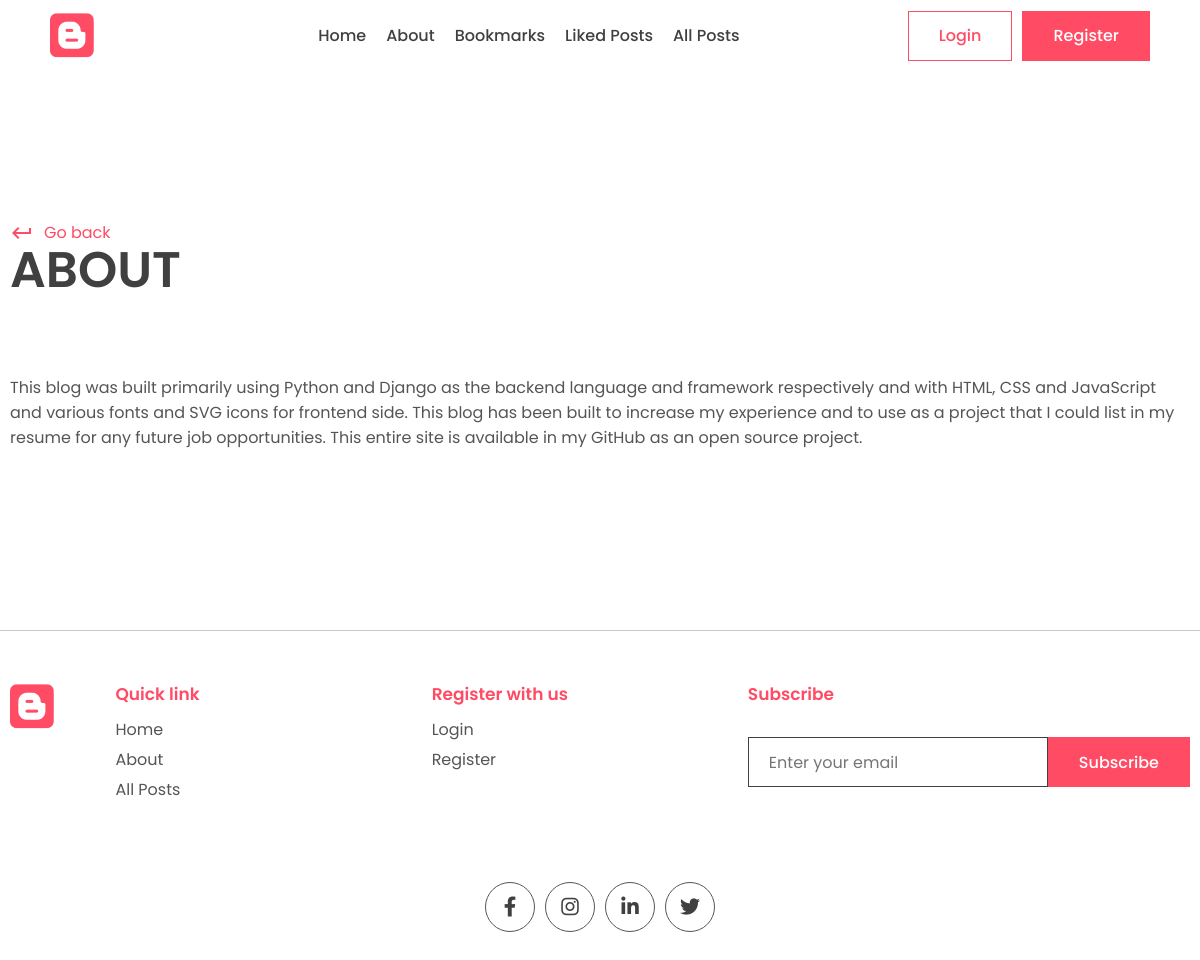
Page /about/ on the earlier database version.
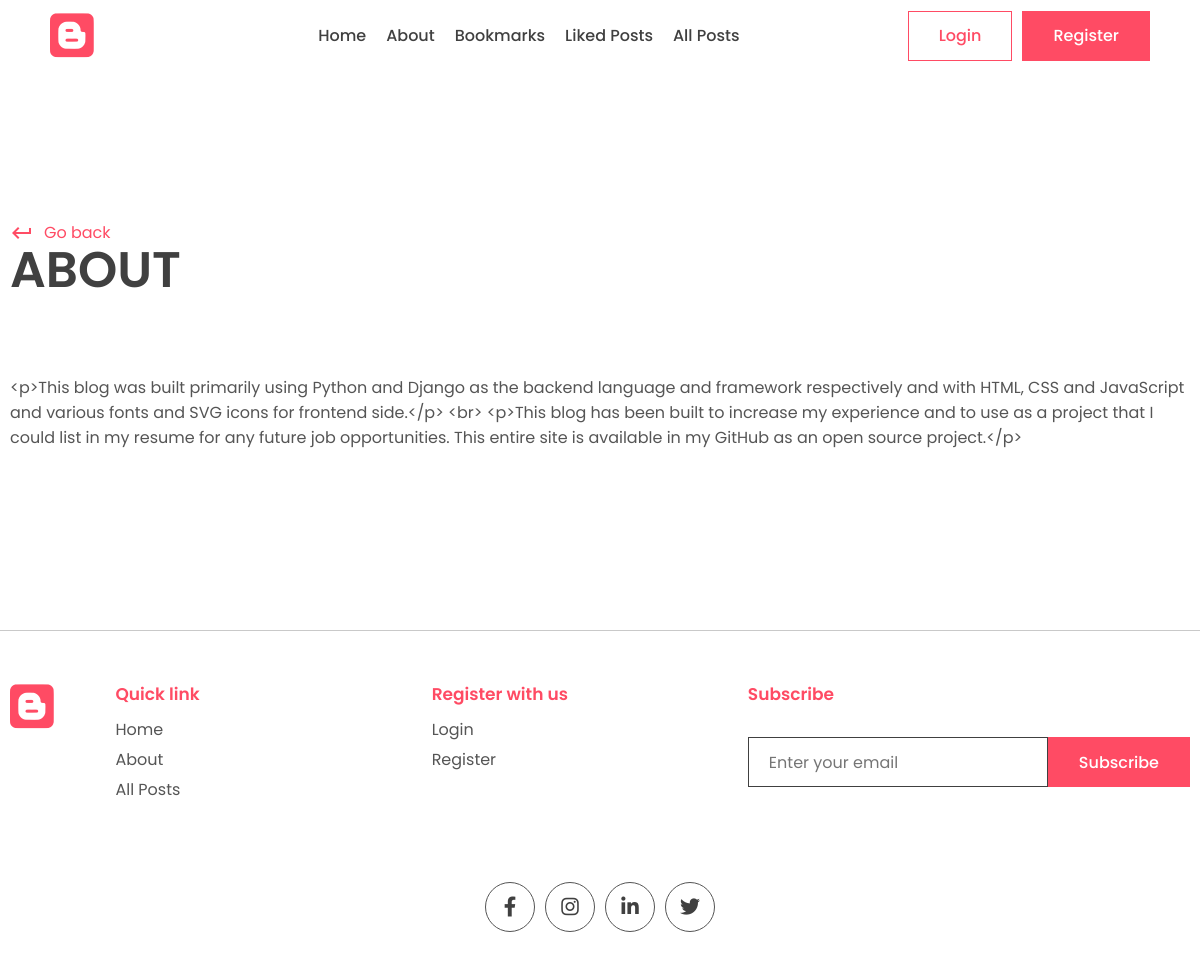
Same page on the later database version.
### app/models.py (models this page shows)
class MetaData(models.Model):
    title = models.CharField(max_length=200)
    description = models.CharField(max_length=200)
    about = models.TextField()
    def __str__(self):
        return self.title

### app/views.py (the view)
# urls.py: path('about/', views.about, name='about_page'),
def about(request):
    if (MetaData.objects.all()):
        meta_data = MetaData.objects.all()[0]
    else:
        meta_data = None
    context = {
        'meta_data': meta_data
    }
    print(meta_data)
    return render(request, 'app/about.html', context)

### app/templates/app/about.html (shortened to what this page needs)
{% extends "base.html" %}
{% block content %}
    <main>
        <main>
            <div class="container">
                <div class="page-top">
                    <div class="top flex">
                        <div class="page-name">
                            <a href="" class="learn">
                                <span class="material-icons"> keyboard_return </span> Go back
                            </a>
                            <h1>About</h1>
                        </div>
                    </div>
                </div>
            </div>
        </main>
        <section class="sp">
            <div class="container">
                {% if meta_data %}
                    <p>{{meta_data.about}}</p>
                {% else %}
                    <p>Unfortunately, there is no About Page content available.</p>
                    <p>I am sorry.</p>
                {% endif %}
            </div>
        </section>
    </main>
{% endblock content %}

Differences in the rows shown:
changed MetaData: about "This blog was built primarily using Python and Django as the backend language and framework respectively and with HTML, CSS and JavaScript and various fonts and SVG icons for frontend side. This blog has been built to increase my experience and to use as a project that I could list in my resume for any future job opportunities. This entire site is available in my GitHub as an open source project." → "<p>This blog was built primarily using Python and Django as the backend language and framework respectively and with HTML, CSS and JavaScript and various fonts and SVG icons for frontend side.</p> <br> <p>This blog has been built to increase my experience and to use as a project that I could list in my resume for any future job opportunities. This entire site is available in my GitHub as an open source project.</p>"
